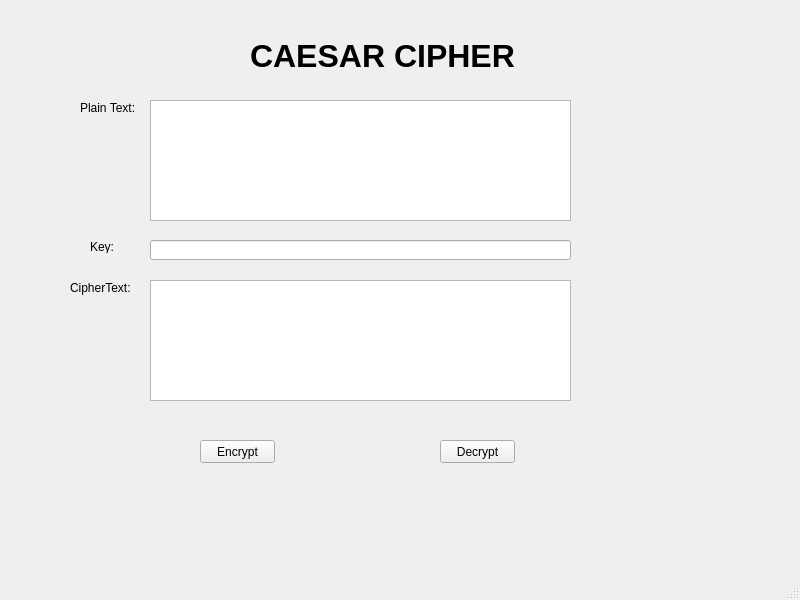
<?xml version="1.0" encoding="UTF-8"?>
<ui version="4.0">
 <class>MainWindow</class>
 <widget class="QMainWindow" name="MainWindow">
  <property name="geometry">
   <rect>
    <x>0</x>
    <y>0</y>
    <width>800</width>
    <height>600</height>
   </rect>
  </property>
  <property name="windowTitle">
   <string>MainWindow</string>
  </property>
  <widget class="QWidget" name="centralwidget">
   <widget class="QLabel" name="label">
    <property name="geometry">
     <rect>
      <x>80</x>
      <y>100</y>
      <width>61</width>
      <height>16</height>
     </rect>
    </property>
    <property name="text">
     <string>Plain Text:</string>
    </property>
   </widget>
   <widget class="QLabel" name="label_2">
    <property name="geometry">
     <rect>
      <x>90</x>
      <y>240</y>
      <width>47</width>
      <height>13</height>
     </rect>
    </property>
    <property name="text">
     <string>Key:</string>
    </property>
   </widget>
   <widget class="QLabel" name="label_3">
    <property name="geometry">
     <rect>
      <x>70</x>
      <y>280</y>
      <width>61</width>
      <height>16</height>
     </rect>
    </property>
    <property name="text">
     <string>CipherText:</string>
    </property>
   </widget>
   <widget class="QLabel" name="label_4">
    <property name="geometry">
     <rect>
      <x>250</x>
      <y>0</y>
      <width>271</width>
      <height>111</height>
     </rect>
    </property>
    <property name="font">
     <font>
      <pointsize>24</pointsize>
      <weight>75</weight>
      <bold>true</bold>
     </font>
    </property>
    <property name="text">
     <string>CAESAR CIPHER</string>
    </property>
   </widget>
   <widget class="QPushButton" name="btn_encrypt">
    <property name="geometry">
     <rect>
      <x>200</x>
      <y>440</y>
      <width>75</width>
      <height>23</height>
     </rect>
    </property>
    <property name="text">
     <string>Encrypt</string>
    </property>
   </widget>
   <widget class="QPushButton" name="btn_decrypt">
    <property name="geometry">
     <rect>
      <x>440</x>
      <y>440</y>
      <width>75</width>
      <height>23</height>
     </rect>
    </property>
    <property name="text">
     <string>Decrypt</string>
    </property>
   </widget>
   <widget class="QLineEdit" name="txt_key">
    <property name="geometry">
     <rect>
      <x>150</x>
      <y>240</y>
      <width>421</width>
      <height>20</height>
     </rect>
    </property>
   </widget>
   <widget class="QPlainTextEdit" name="txt_cipher_text">
    <property name="geometry">
     <rect>
      <x>150</x>
      <y>280</y>
      <width>421</width>
      <height>121</height>
     </rect>
    </property>
   </widget>
   <widget class="QPlainTextEdit" name="txt_plain_text">
    <property name="geometry">
     <rect>
      <x>150</x>
      <y>100</y>
      <width>421</width>
      <height>121</height>
     </rect>
    </property>
   </widget>
  </widget>
  <widget class="QMenuBar" name="menubar">
   <property name="geometry">
    <rect>
     <x>0</x>
     <y>0</y>
     <width>800</width>
     <height>21</height>
    </rect>
   </property>
  </widget>
  <widget class="QStatusBar" name="statusbar"/>
 </widget>
 <resources/>
 <connections/>
</ui>
